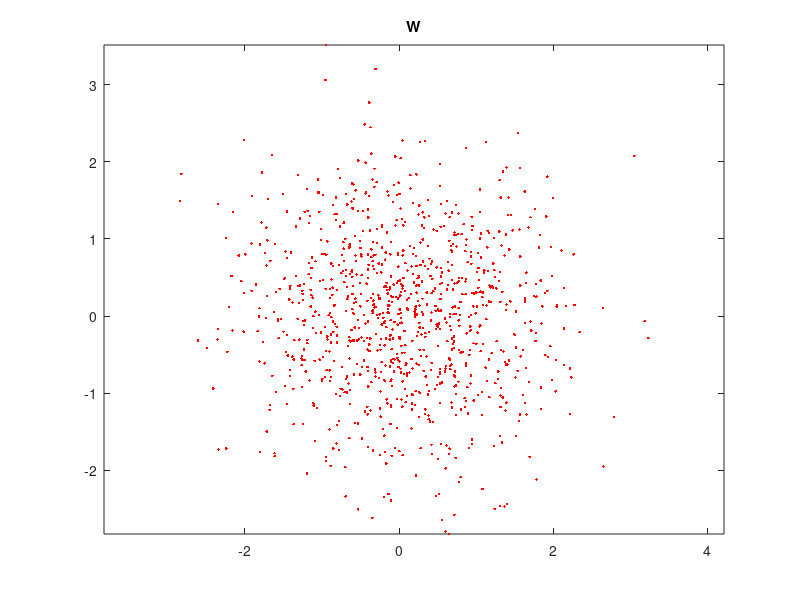
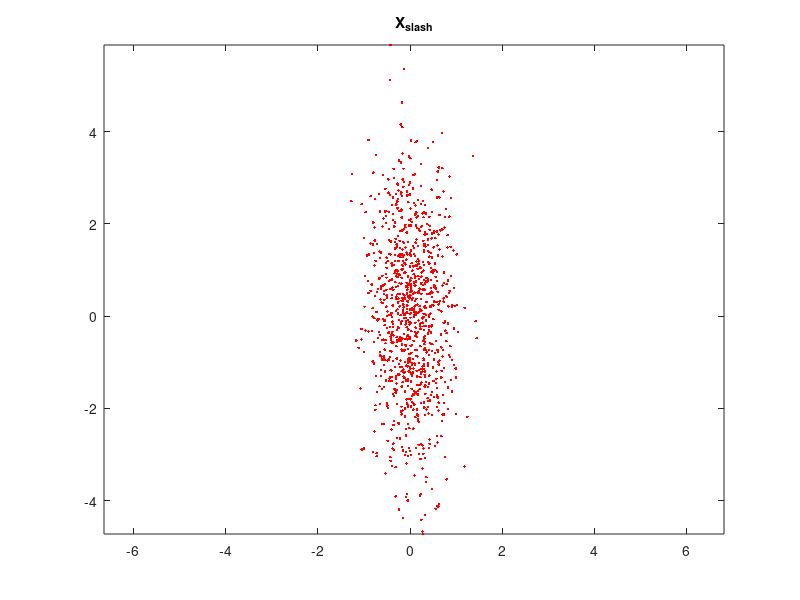
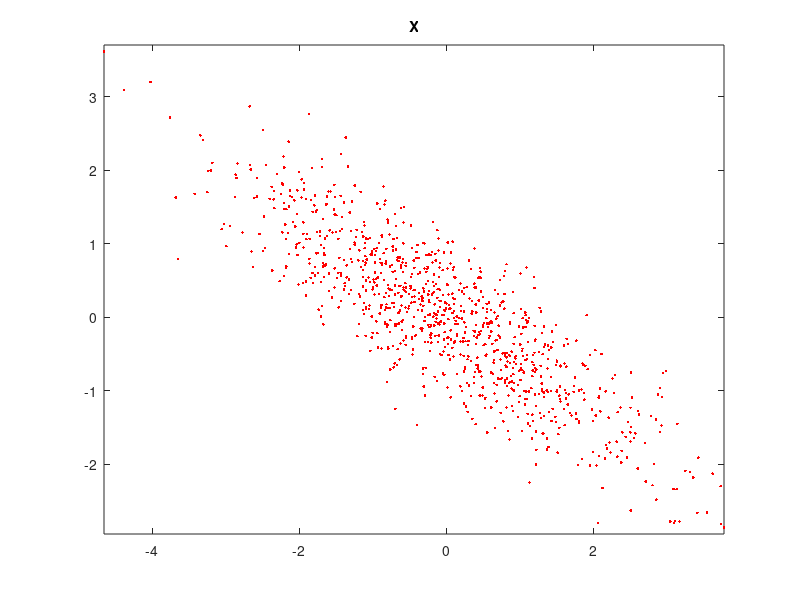
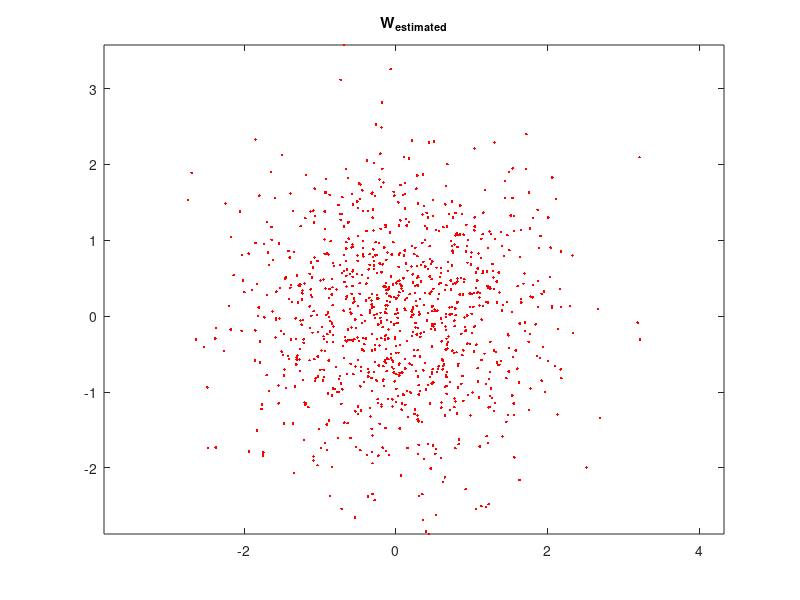

MATLAB code for these plots, in order:
clear all;
clc;
n = 1000;
W = randn(2,n);
Rx = [2 -1.2;-1.2 1];
[E,Gama] = eig(Rx);
X_ = sqrt(Gama)*W;
X = E*X_;

figure(1);
plot(W(1,:),W(2,:),'.r','LineWidth',3)
title('W')
axis('equal')

figure(2);
plot(X_(1,:),X_(2,:),'.r','LineWidth',3)
title('X_{slash}')
axis('equal')

figure(3);
plot(X(1,:),X(2,:),'.r','LineWidth',3)
title('X')
axis('equal')

u = mean(X,2);
u = repmat(u,1,n);
R_est = (X-u)*(X-u)'/(n-1)

[E_est,Gama_est] = eig(R_est);
W_est = sqrt(Gama_est)^(-1)*E_est'*X;

u_W = mean(W_est,2);
u_W = repmat(u_W,1,n);
Rw_est = (W_est-u_W)*(W_est-u_W)'/(n-1)


figure(4);
plot(W_est(1,:),W_est(2,:),'.r','LineWidth',3)
title('W_{estimated}')
axis('equal')

% figure(5);
% plot(est_X_(1,:),est_X_(2,:),'.r','LineWidth',3)
% title('X_{slash}')
% axis('equal')

figure(6);
plot(X(1,:),X(2,:),'.r','LineWidth',3)
title('X')
axis('equal')



